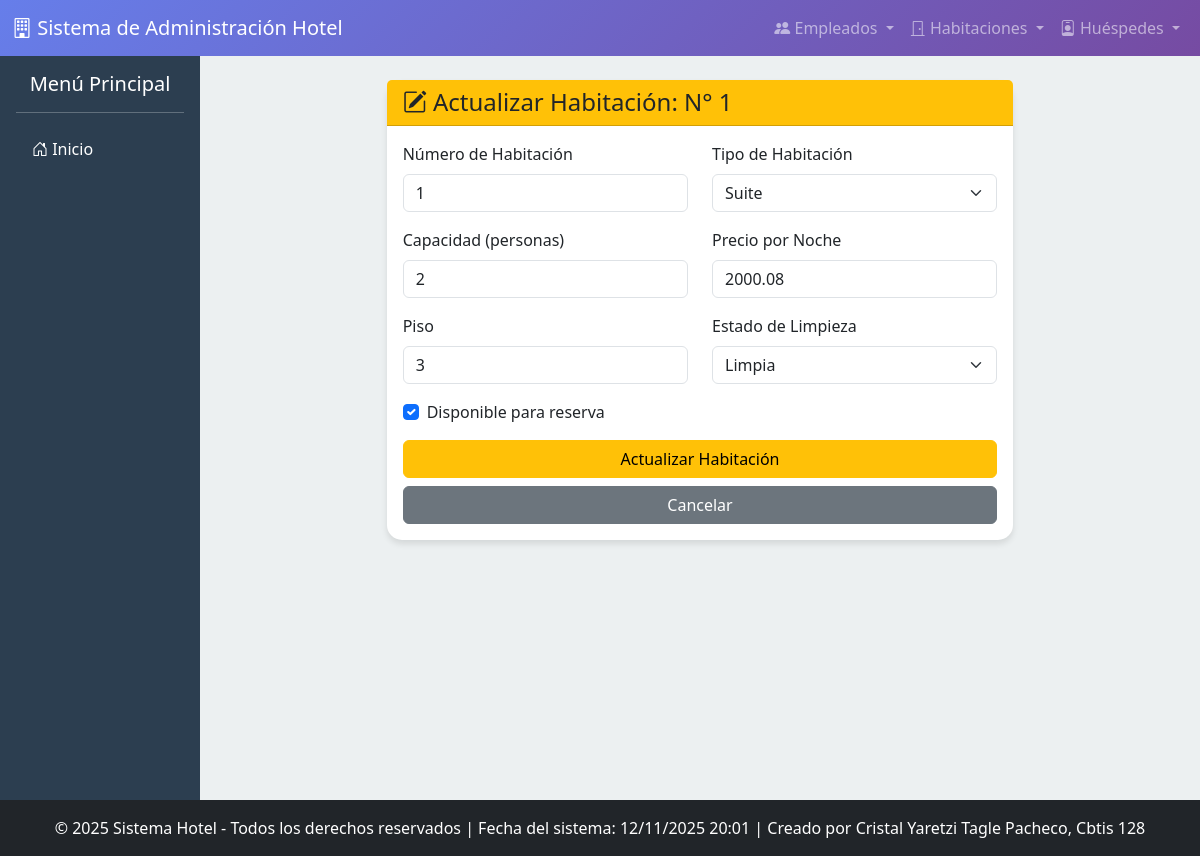
Screenshot of /habitaciones/actualizar/2/ with the database file from the repository.
### app_Hotel/models.py (models this page shows, shortened)
class Habitacion(models.Model):
    TIPOS_HABITACION = (
        ('IND', 'Individual'),
        ('DOB', 'Doble'),
        ('SUI', 'Suite'),
        ('FAM', 'Familiar'),
    )
    ESTADOS_LIMPIEZA = (
        ('LIM', 'Limpia'),
        ('SUC', 'Sucia'),
        ('MNT', 'En Mantenimiento'),
    )
    numero = models.IntegerField(unique=True)
    tipo = models.CharField(max_length=3, choices=TIPOS_HABITACION)
    capacidad = models.IntegerField(help_text='Máximo número de personas.')
    precio_por_noche = models.DecimalField(max_digits=8, decimal_places=2)
    disponibles = models.BooleanField(default=True, help_text='Indica si la habitación está lista para ser reservada.')
    piso = models.IntegerField()
    estado_limpieza = models.CharField(max_length=3, choices=ESTADOS_LIMPIEZA, default='LIM')
    class Meta:
        verbose_name_plural = "Habitaciones"
        ordering = ['numero']

### app_Hotel/views.py (the view, shortened to what this page needs)
# urls.py: path('habitaciones/actualizar/<int:habitacion_id>/', views.realizar_actualizacion_habitacion, name='realizar_actualizacion_habitacion'),
def realizar_actualizacion_habitacion(request, habitacion_id):
    habitacion = get_object_or_404(Habitacion, id=habitacion_id)
    return render(request, 'habitacion/actualizar_habitacion_form.html', {'habitacion': habitacion})

### app_Hotel/templates/habitacion/actualizar_habitacion_form.html (shortened to what this page needs)
{% extends 'base.html' %}
{% block content %}
<div class="row">
    <div class="col-md-8 mx-auto">
        <div class="card">
            <div class="card-header bg-warning text-dark">
                <h4 class="mb-0"><i class="bi bi-pencil-square"></i> Actualizar Habitación: N° {{ habitacion.numero }}</h4>
            </div>
            <div class="card-body">
                <form method="POST">
                    <div class="row">
                        <div class="col-md-6 mb-3">
                            <label class="form-label">Número de Habitación</label>
                            <input type="number" class="form-control" name="numero" value="{{ habitacion.numero }}" required>
                        </div>
                        <div class="col-md-6 mb-3">
                            <label class="form-label">Tipo de Habitación</label>
                            <select class="form-select" name="tipo" required>
                                <option value="SUI" {% if habitacion.tipo == 'SUI' %}selected{% endif %}>Suite</option>
                            </select>
                        </div>
                    </div>
                    <div class="row">
                        <div class="col-md-6 mb-3">
                            <label class="form-label">Capacidad (personas)</label>
                            <input type="number" class="form-control" name="capacidad" value="{{ habitacion.capacidad }}" required>
                        </div>
                        <div class="col-md-6 mb-3">
                            <label class="form-label">Precio por Noche</label>
                            <input type="number" step="0.01" class="form-control" name="precio_por_noche" value="{{ habitacion.precio_por_noche }}" required>
                        </div>
                    </div>
                    <div class="row">
                        <div class="col-md-6 mb-3">
                            <label class="form-label">Piso</label>
                            <input type="number" class="form-control" name="piso" value="{{ habitacion.piso }}" required>
                        </div>
                        <div class="col-md-6 mb-3">
                            <label class="form-label">Estado de Limpieza</label>
                            <select class="form-select" name="estado_limpieza" required>
                                <option value="LIM" {% if habitacion.estado_limpieza == 'LIM' %}selected{% endif %}>Limpia</option>
                            </select>
                        </div>
                    </div>
                    <div class="mb-3 form-check">
                        <input type="checkbox" class="form-check-input" name="disponibles" value="true" {% if habitacion.disponibles %}checked{% endif %}>
                        <label class="form-check-label">Disponible para reserva</label>
                    </div>
                    <div class="d-grid gap-2">
                        <button type="submit" class="btn btn-warning">Actualizar Habitación</button>
                        <a href="{% url 'actualizar_habitacion' %}" class="btn btn-secondary">Cancelar</a>
                    </div>
                </form>
            </div>
        </div>
    </div>
</div>
{% endblock %}

### app_Hotel/templates/base.html (style rules this page uses)
body { background-color: #f8f9fa; font-family: 'Segoe UI', Tahoma, Geneva, Verdana, sans-serif; }
.card { border: none; border-radius: 15px; box-shadow: 0 4px 6px rgba(0,0,0,0.1); transition: transform 0.3s ease; }

### rows the page displays
Habitacion: numero "1", tipo "Suite", capacidad "2", precio_por_noche "2000.08", piso "3", estado_limpieza "Limpia", disponibles "☑"
